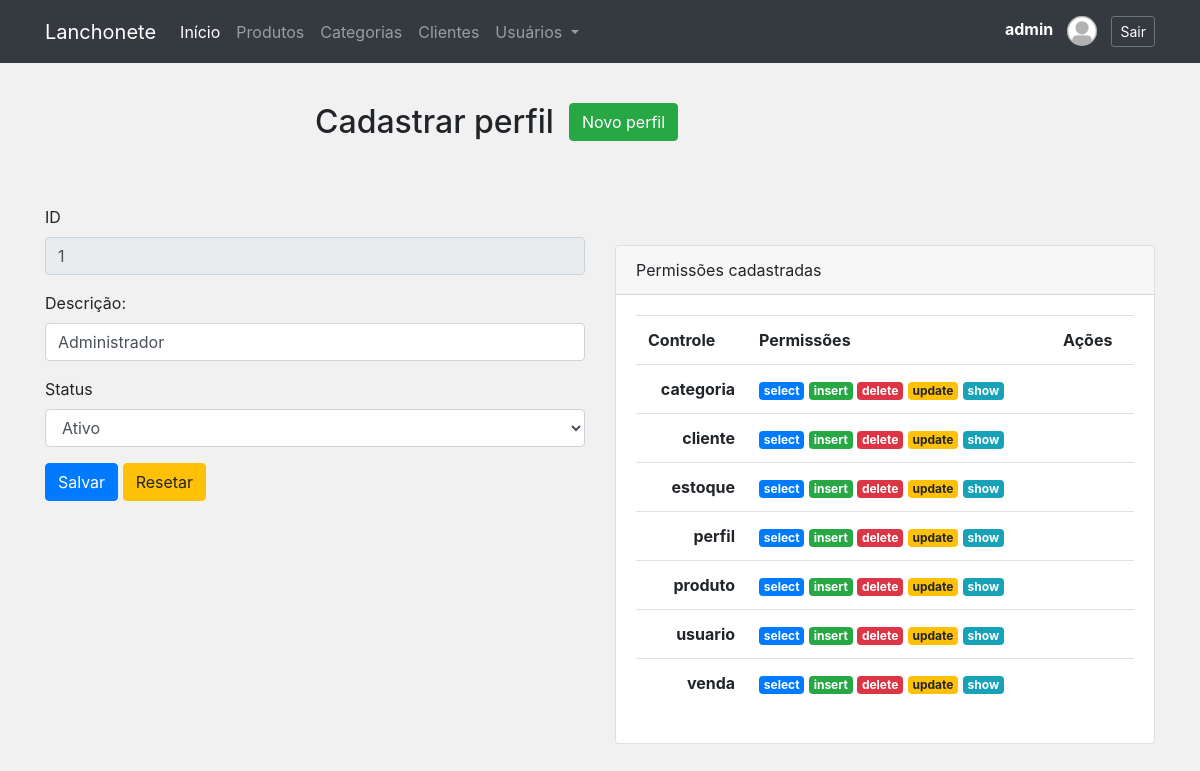
/form_perfil.php?id=1 (signed in), run on the app's committed database.
### tables this page shows
CREATE TABLE `perfis` (
  `id` int(11) NOT NULL,
  `descricao` varchar(45) NOT NULL COMMENT 'Esta tabela armazenará todos os perfis que o sistema possa necessitar.',
  `status` char(1) NOT NULL DEFAULT '1'
);

CREATE TABLE `permissoes` (
  `id` int(11) NOT NULL,
  `controle_id` int(11) NOT NULL,
  `perfil_id` int(11) NOT NULL,
  `select` char(1) NOT NULL DEFAULT '0',
  `delete` char(1) NOT NULL DEFAULT '0',
  `update` char(1) NOT NULL DEFAULT '0',
  `insert` char(1) NOT NULL DEFAULT '0',
  `show` char(1) NOT NULL DEFAULT '0'
);

CREATE TABLE `controles` (
  `id` int(11) NOT NULL,
  `nome` varchar(50) NOT NULL,
  `status` char(1) NOT NULL DEFAULT '1',
  `tipo` enum('Administrativo','Front') DEFAULT 'Administrativo'
);

### includes/funcoes.php (called while the page is built, shortened)
<?php
function retornaControle($controle = '')
{
	$permissoes = [];
	foreach($_SESSION['permissoes'] as $key => $data) {
	    if(array_search($controle, $_SESSION['permissoes'][$key])) {
			$permissoes = $_SESSION['permissoes'][$key];
			break;
		}
	}
	return $permissoes;
}

### classes/Conexao.php (called while the page is built, shortened)
<?php
class Conexao
{
	private $host;
	private $user;
	private $password;
	public function __construct() {
		$this->host = 'mysql:host=localhost;dbname=lanchonete_api';
		$this->user = 'root';
		$this->password = '';
	}
    public function conectar() {
    	try {
			$conn = new PDO(
							$this->host,
							$this->user,
							$this->password
						);
			return $conn;
		} catch (PDOException $e) {
			echo 'Erro na conexao. Erro reportado: ' . $e->getMessage();
			exit;
		}
    }
}

### classes/PerfilDAO.php (called while the page is built, shortened)
<?php
require_once 'Model.php';
class PerfilDAO extends Model
{
    public function __construct()
    {
        $this->tabela = 'perfis';
        $this->class = 'Perfil';
    }
}

### classes/Model.php (called while the page is built, shortened)
<?php
require 'Conexao.php';
class Model
{
	protected $tabela;
	protected $class;
	protected $db;
	public function __construct()
	{
		$conexao = new Conexao();
		$this->db = $conexao->conectar();
	}
    public function get($id)
    {
    	$sql = "SELECT * FROM {$this->tabela} WHERE id = {$id}";
    	$stmt = $this->db->prepare($sql);
    	$stmt->setFetchMode(PDO::FETCH_CLASS, $this->class);
    	$stmt->execute();
    	return $stmt->fetch();
    }
}

### classes/Perfil.php (called while the page is built, shortened)
<?php
class Perfil
{
	private $id;
	private $descricao;
	private $status;
    public function getId()
    {
        return $this->id;
    }
    public function getDescricao()
    {
        return $this->descricao;
    }
    public function getStatus()
    {
        return $this->status;
    }
}

### classes/PermissaoDAO.php (called while the page is built, shortened)
<?php
require_once 'Model.php';
class PermissaoDAO extends Model
{
    public function __construct()
    {
        $this->tabela = 'permissoes';
        $this->class = 'Permissao';
    }
    public function listarControles($condicao = '')
    {
        $where = '';
        if($condicao != '') {
            $where = " WHERE {$condicao}";
        }
        $sql = "SELECT p.*, c.nome as controle FROM {$this->tabela} p
                LEFT JOIN controles c ON c.id = p.controle_id
                 {$where}
                 ORDER BY controle";
        $stmt = $this->db->prepare($sql);
        $stmt->setFetchMode(PDO::FETCH_CLASS, $this->class);
        $stmt->execute();
        return $stmt->fetchAll();
    }
}

### classes/Permissao.php (called while the page is built, shortened)
<?php
class Permissao
{
	private $select;
	private $delete;
	private $update;
	private $insert;
	private $show;
    public function getSelect()
    {
        return $this->select;
    }
    public function getDelete()
    {
        return $this->delete;
    }
    public function getUpdate()
    {
        return $this->update;
    }
    public function getInsert()
    {
        return $this->insert;
    }
    public function getShow()
    {
        return $this->show;
    }
}

### form_perfil.php (the view, shortened to what this page needs)
<?php include './layout/header.php'; ?>
<?php include './layout/menu.php'; ?>
<?php
	$permissoes = retornaControle('perfil');
	require 'classes/Perfil.php';
	require 'classes/PerfilDAO.php';
	$perfil = new Perfil();
	if(isset($_GET['id']) && $_GET['id'] != '') {
		$id = $_GET['id'];
		$perfilDAO = new PerfilDAO();
		$perfil = $perfilDAO->get($id);
	}
?>
<div class="row" style="margin-top:40px">
	<div class="offset-3">
		<h2>Cadastrar perfil</h2>
	</div>
	<?php if($permissoes['insert']): ?>
	<div class="col-2">
		<a href="form_perfil.php" class="btn btn-success">Novo perfil</a>
	</div>
	<?php endif; ?>
</div>
<div class="row">
	<div class="col-6 <?= ( $perfil->getId() != '' ? '' : 'offset-3' )?>">
		<p>&nbsp;</p>
		<form action="controle_perfil.php?acao=<?= ( $perfil->getId() != '' ? 'editar' : 'cadastrar' )?>" method="post">
			<div class="form-group">
				<label for="id">ID</label>
				<input type="text" class="form-control" name="id" id="id" value="<?=($perfil->getId() != '' ? $perfil->getId() : '')?>" readonly>
			</div>
			<div class="form-group">
				<label for="nome">Descrição:</label>
				<input type="text" class="form-control" name="descricao" id="descricao" required value="<?= ($perfil->getDescricao() != '' ? $perfil->getDescricao() : '') ?>">
			</div>
			<div class="form-group">
				<label for="status">Status</label>
				<select name="status" class="form-control">
					<option value="1" <?= ($perfil->getStatus() == 1 ? 'selected' : '') ?>>Ativo</option>
				</select>
			</div>
			<?php if(($permissoes['insert'] && $perfil->getId() == '') || ($permissoes['update'] && $perfil->getId() != '')): ?>
			<div class="form-group">
				<button type="submit" class="btn btn-primary">Salvar</button>
				<button type="reset" class="btn btn-warning">Resetar</button>
			</div>
			<?php endif; ?>
		</form>
	</div>
<?php if($perfil->getId() != ''):
	require 'classes/Permissao.php';
	require 'classes/PermissaoDAO.php';
	$permissaoDAO = new PermissaoDAO();
	$permissoes = $permissaoDAO->listarControles("perfil_id = {$perfil->getId()}");
?>
	<div class="col-6">
		<p>&nbsp;</p>
		<p>&nbsp;</p>
		<div class="card">
				<div class="card-header">
					Permissões cadastradas
				</div>
				<div class="card-body">
					<table class="table">
						<tr>
							<th>Controle</th>
							<th>Permissões</th>
							<th>Ações</th>
						</tr>
						<?php foreach($permissoes as $permissao): ?>
						<tr>
							<td class="text-right">
								<strong><?= $permissao->controle; ?></strong>
							</td>
							<td>
								<?= ($permissao->getSelect() == 1 ?
								'<span class="badge badge-primary">select</span>'
								: ''); ?>
								<?= ($permissao->getInsert() == 1 ?
								'<span class="badge badge-success">insert</span>'
								: '') ?>
								<?= ($permissao->getDelete() == 1 ?
								'<span class="badge badge-danger">delete</span>'
								: '') ?>
								<?= ($permissao->getUpdate() == 1 ?
								'<span class="badge badge-warning">update</span>'
								: '') ?>
								<?= ($permissao->getShow() == 1 ?
									'<span class="badge badge-info">show</span>'
									: ''
) ?>					</td>
							<td>
							</td>
						</tr>
						<?php endforeach; ?>
					</table>
				</div>
			</div>
	</div>
<?php endif; ?>
</div>
<?php include './layout/footer.php'; ?>

### assets/css/estilo.css (style rules this page uses)
body { background: #f1f1f1; }
.row { margin-bottom: 15px; }

### data on the page
perfis: id "1", descricao "Administrador", status "Ativo"
permissoes: controle.nome "categoria", select "select", insert "insert", delete "delete", update "update", show "show"
permissoes: controle.nome "cliente", select "select", insert "insert", delete "delete", update "update", show "show"
permissoes: controle.nome "estoque", select "select", insert "insert", delete "delete", update "update", show "show"
permissoes: controle.nome "perfil", select "select", insert "insert", delete "delete", update "update", show "show"
permissoes: controle.nome "produto", select "select", insert "insert", delete "delete", update "update", show "show"
permissoes: controle.nome "usuario", select "select", insert "insert", delete "delete", update "update", show "show"
permissoes: controle.nome "venda", select "select", insert "insert", delete "delete", update "update", show "show"

### other printed values
$_SESSION['nome'] "admin"
